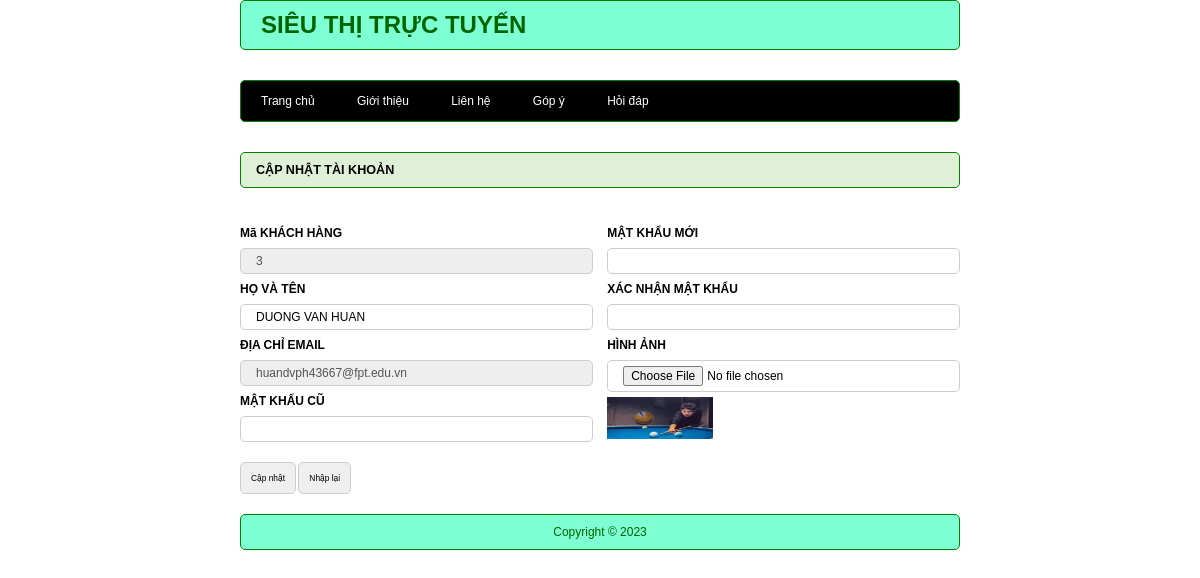
Screenshot of /index.php?act=tk&a=update&id_kh=3 (signed in) with the database file from the repository.
### tables this page shows
CREATE TABLE `khachhang` (
  `id_kh` int(11) NOT NULL,
  `mk_kh` varchar(50) NOT NULL,
  `hoten_kh` varchar(50) NOT NULL,
  `anh_kh` varchar(250) NOT NULL,
  `email_kh` varchar(250) NOT NULL,
  `vaitro_kh` tinyint(4) NOT NULL DEFAULT 1
);

### model/pdo.php (called while the page is built, shortened)
<?php
    function pdo_get_connection(){
        $servername = "localhost";
        $username = "root";
        $password = "";
        try {
            $conn = new PDO("mysql:host=$servername;dbname=dam", $username, $password);
            $conn->setAttribute(PDO::ATTR_ERRMODE, PDO::ERRMODE_EXCEPTION);
            return $conn;
        } catch(PDOException $e) {
            echo "Connection failed: " . $e->getMessage();
            die();
        }
    }
    function pdo_qr_one($sql){
        $sql_args=array_slice(func_get_args(),1);
        try{
            $conn=pdo_get_connection();
            $stmt=$conn->prepare($sql);
            $stmt->execute($sql_args);
            $row=$stmt->fetch(PDO::FETCH_ASSOC);
            return $row;
        }
        catch(PDOException $e){
            throw $e;
            die();
        }
        finally{
            unset($conn);
        }
    }
?>

### model/khachhang.php (called while the page is built, shortened)
<?php
    function list_kh($id_kh){
        $sql = "SELECT * FROM khachhang";
        if(!empty($id_kh)){
            $sql .= " WHERE id_kh = (?)";
            return pdo_qr_one($sql,$id_kh);
        }
        return pdo_qr($sql);
    }
?>

### user/view/taikhoan/update.php (the view, shortened to what this page needs)
<article class="row">
        <div class="row headerdm mb"    >
            <h1>CẬP NHẬT TÀI KHOẢN</h1>
        </div>
        <div class="row">
            <form action="index.php?act=tk&a=update&id_kh=<?= $kh['id_kh'] ?>" method="POST" enctype="multipart/form-data">
                <div class="row">
                    <div class="boxtraikh mr">
                        <div>
                            <div><label for="id_kh">Mã KHÁCH HÀNG</label></div>
                            <div><input type="text" name="id_kh" id="id_kh" value="<?= $kh['id_kh'] ?>" disabled></div>
                        </div>
                        <div>
                            <div><label for="hoten_kh">HỌ VÀ TÊN</label><?= $hoten_khErr??"" ?></div>
                            <div><input type="text" name="hoten_kh" id="hoten_kh" value="<?php if(isset($_POST["hoten_kh"])){ echo $_POST["hoten_kh"];}else{echo $kh["hoten_kh"];} ?>"></div>
                        </div>
                        <div>
                            <div><label for="email_kh">ĐỊA CHỈ EMAIL</label><?= $email_khErr??"" ?></div>
                            <div><input type="email" name="email_kh" id="email_kh" value="<?= $kh['email_kh'] ?>" disabled></div>
                        </div>
                        <div>
                            <div><label for="mk_cu">MẬT KHẨU CŨ</label><?= $mk_cuErr??"" ?></div>
                            <div><input type="password" name="mk_cu" id="mk_cu" value="<?= $_POST["mk_cu"]??"" ?>"></div>
                        </div>
                    </div>
                    <div class="boxphaikh">
                        <div>
                            <div><label for="mk_kh">MẬT KHẨU MỚI</label><?= $mk_khErr??"" ?></div>
                            <div><input type="password" name="mk_kh" id="mk_kh" value="<?= $_POST["mk_kh"]??"" ?>"></div>
                        </div>
                        <div>
                            <div><label for="mk_kh2">XÁC NHẬN MẬT KHẨU</label><?= $mk_khErr2??"" ?></div>
                            <div><input type="password" name="mk_kh2" id="mk_kh2" value="<?= $_POST["mk_kh2"]??"" ?>"></div>
                        </div>
                        <div style="margin-bottom:5px">
                            <div><label for="anh_kh">HÌNH ẢNH</label><?= $anh_khErr??"" ?></div>
                            <div><input type="file" name="anh_kh" id="anh_kh"></div>
                        </div>
                        <div class="row">
                            <img src="http://localhost/dashboard/dam/upload/<?= $kh['anh_kh'] ?>" style="width:30%; height:3.5vw;" alt="">
                        </div>
                    </div>
                </div>
                <div class="row" style="clear: both;">
                    <input type="submit" name="updatemk" value="Cập nhật">
                    <input type="reset" value="Nhập lại">
                </div>
            </form>
        </div>
    </article>
</body>
</html>

### style/style.css (style rules this page uses)
body { width: 60%; margin: 0 auto; font-family: sans-serif; font-size: 0.7vw; }
* { padding: 0px; margin: 0px; box-sizing: border-box; }
.row { width: 100%; }
.mb { margin-bottom: 30px; }
.mr { margin-right: 2%; }
label { font-weight: bolder; font-size: 1vw; line-height: 30px; margin: 10px 0px; }
input[type="text"], textarea, select, input[type=date], input[type=file], input[type=password], input[type=email], input[type="search"], input[type="number"] { width: 100%; padding: 5px 15px; border-radius: 5px; font-size: 1vw; border: 1px #ccc solid; }
input:disabled { background-color: #eee; border-color: #ccc; }
input[type="submit"], input[type="reset"], input[type="button"] { padding: 10px 10px; border-radius: 5px; border: 1px #ccc solid; font-size: 0.7vw; margin: 20px 0px; }
.headerdm { background-color: #DFF0D7; padding: 10px 15px; border-radius: 5px; border: 1px solid green; }
.boxtraikh { width: 49%; float: left; }
.boxphaikh { width: 49%; float: left; }

### rows the page displays
khachhang: id_kh "3", hoten_kh "DUONG VAN HUAN", email_kh "huandvph43667@fpt.edu.vn", anh_kh (picture)
